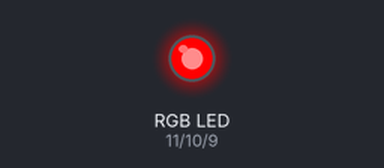
The sketch below on a simulated Arduino Uno, built with avr-gcc and run on an emulated ATmega328P. On the bench: an RGB LED mixed from three pins (HIGH = lit).

Above: at 0.5 s.
At 1.5 s:
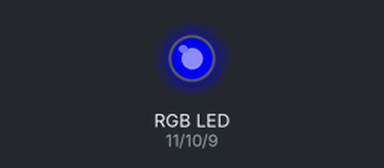
At 2.5 s:
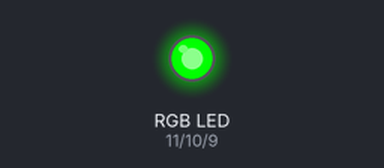
At 3.5 s:
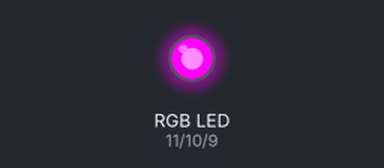
At 4.5 s:
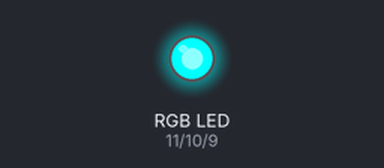
At 5.5 s:
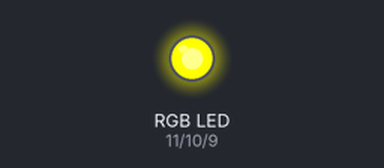
Timing chart, 0 to 7.8 s (numbered marks = the images above):
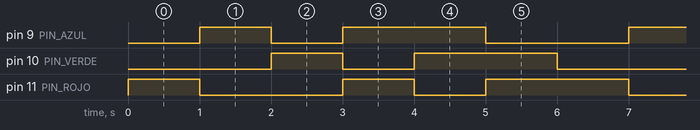

The sketch:

_6.11_-_RGB_-_Catodo_comun.ino
```cpp
/*
Curso de Arduino

LED RGB Catodo comun

Conexiones

LED RGB

pin Rojo  11
pin Verde 10
pin Azul   9
pin comun a GND
by JAVacasM
 */


/* ==== Includes - Librerias==== */

/* ====  END Includes ==== */

/* ==== Defines - Constantes ==== */
#define PIN_ROJO  11
#define PIN_VERDE 10
#define PIN_AZUL   9

#define ESPERA 1000
/* ==== END Defines ==== */

/* ==== Variables Globales ==== */

/* ==== END Global Variables ==== */


/* ==== Funciones a usar - Prototipos ==== */

/* ==== END Prototipos ==== */

/* ==== Setup - Configuracion ==== */
void setup() { // Configuramos los pines como salidas
  pinMode(PIN_ROJO,OUTPUT);
  pinMode(PIN_VERDE,OUTPUT);
  pinMode(PIN_AZUL,OUTPUT);

}
/* ==== END Setup ==== */

/* ==== Loop - Codigo que se repite==== */
void loop() {

  // Veremos rojo
  digitalWrite(PIN_VERDE, LOW);   // Apagamos el verde
  digitalWrite(PIN_AZUL,  LOW);   // Apagamos el azul
  digitalWrite(PIN_ROJO, HIGH);   // Encendemos el rojo

  delay(ESPERA);

  // Veremos azul
  digitalWrite(PIN_VERDE, LOW);   // Apagamos el verde
  digitalWrite(PIN_AZUL, HIGH);   // Encendemos el azul
  digitalWrite(PIN_ROJO,  LOW);   // Apagamos el rojo

  delay(ESPERA);

    // Veremos verde
  digitalWrite(PIN_VERDE, HIGH);  // Encendemos el verde
  digitalWrite(PIN_AZUL,  LOW);   // Apagamos el azul
  digitalWrite(PIN_ROJO,  LOW);   // Apagamos el rojo

  delay(ESPERA);

  // Veremos morado: azul+rojo
  digitalWrite(PIN_VERDE, LOW);   // Apagamos el verde
  digitalWrite(PIN_AZUL, HIGH);   // Encendemos el azul
  digitalWrite(PIN_ROJO, HIGH);   // Encendemos el rojo

  delay(ESPERA);

  // Veremos cyan: verde+azul
  digitalWrite(PIN_VERDE, HIGH);  // Encendemos el verde
  digitalWrite(PIN_AZUL,  HIGH);  // Encendemos el azul
  digitalWrite(PIN_ROJO,   LOW);  // Apagamos el rojo

  delay(ESPERA);

  // Veremos amarillo: verde y rojo
  digitalWrite(PIN_VERDE, HIGH);  // Encendemos el verde
  digitalWrite(PIN_AZUL,   LOW);  // Apagamos el azul
  digitalWrite(PIN_ROJO,  HIGH);  // Encendemos el rojo

  delay(ESPERA);

}
/* ==== End Loop ==== */

/* ==== Funciones ==== */
/* ==== END Functions ==== */
```

Measured:
- by itself, pin 9 (PIN_AZUL), pin 10 (PIN_VERDE): repeats every 6.0 s: LOW 1.0 s, HIGH 2.0 s, LOW 2.0 s, HIGH 1.0 s
- by itself, pin 11 (PIN_ROJO): repeats every 6.0 s: LOW 2.0 s, HIGH 1.0 s, LOW 1.0 s, HIGH 2.0 s
- by itself, everything shown: repeats every 6.0 s, in 6 steps
